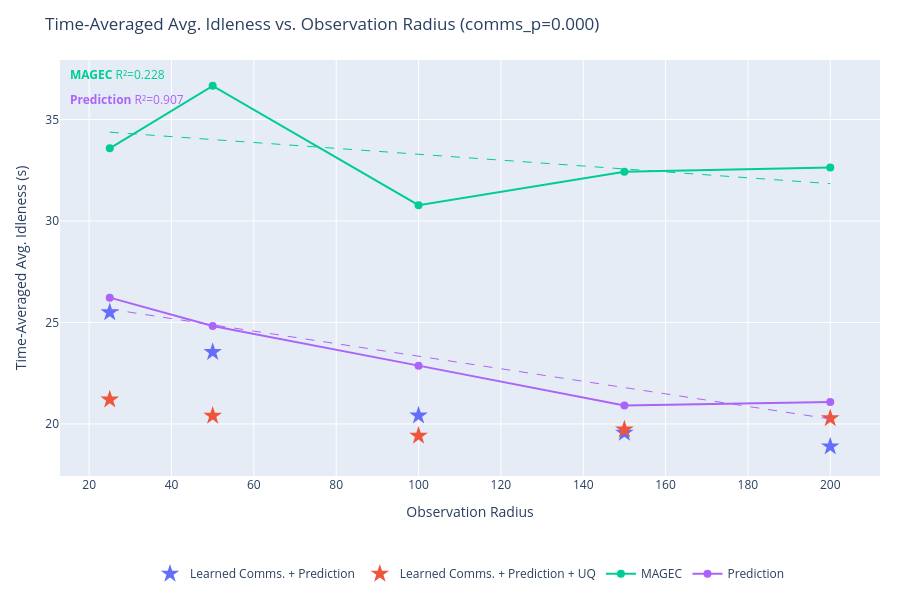
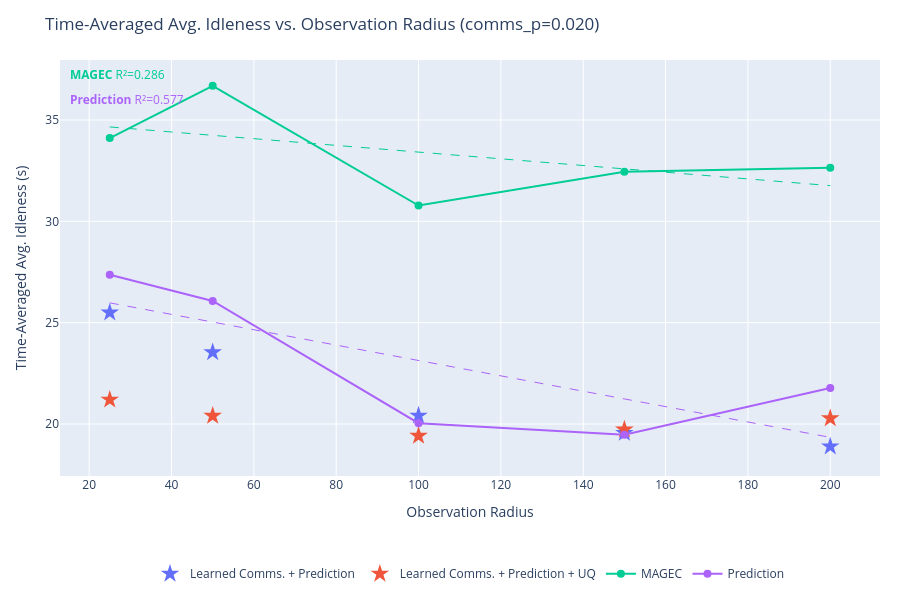
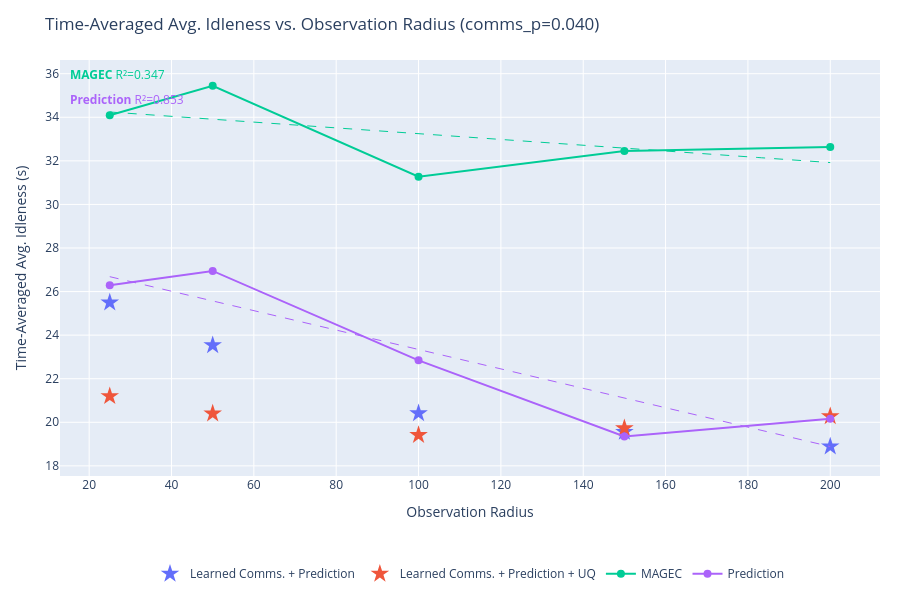
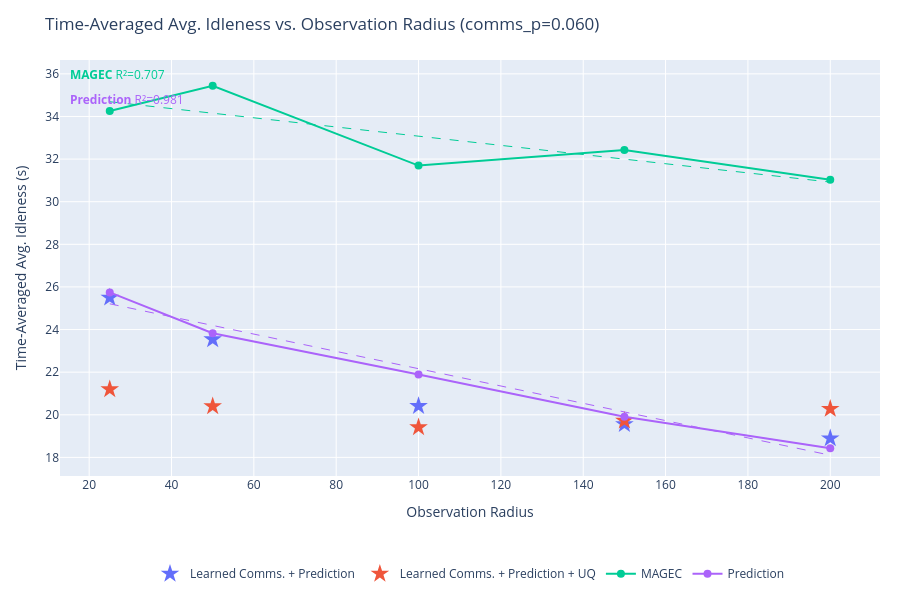

The cell these charts' notebook holds for them, in order:
### Code cell
for comms_p in comms_probabilities:
    fig2 = go.Figure()
    r2_annotations2 = []

    for series in output:
        if SERIES_TO_PLOT is not None and series not in SERIES_TO_PLOT:
            continue

        color = series_colors.get(series, '#888888')
        all_exps_s = list(output[series].keys())

        # Swept experiments for this comms_p: obs_radius_X_comms_Y
        swept = sorted(
            [e for e in all_exps_s if f"_comms_{comms_p:.3f}" in e],
            key=lambda e: float(e.split("obs_radius_")[1].split("_comms_")[0])
        )
        # Fixed (learned comms) experiments: obs_radius_X only (no comms component)
        fixed = sorted(
            [e for e in all_exps_s if not "_comms_" in e],
            key=lambda e: float(e.split("obs_radius_")[1])
        )

        if swept:
            xs = [float(e.split("obs_radius_")[1].split("_comms_")[0]) for e in swept]
            ys = [get_idleness_mean(output[series][e]) for e in swept]

            fig2.add_trace(go.Scatter(
                x=xs,
                y=ys,
                mode='lines+markers',
                name=series,
                line=dict(color=color),
                marker=dict(color=color, size=8),
                legendgroup=series,
                hovertemplate=[
                    f"{series}<br>obs_radius={r:.1f}<br>idleness=%{{y:.4f}}<extra></extra>"
                    for r in xs
                ],
            ))

            # OLS trendline
            if len(xs) >= 2:
                x_trend2, y_trend2, r2_2 = fit_ols_trendline(xs, ys)
                fig2.add_trace(go.Scatter(
                    x=x_trend2,
                    y=y_trend2,
                    mode='lines',
                    name=f"{series} (fit)",
                    line=dict(color=color, dash='dash', width=1),
                    legendgroup=series,
                    showlegend=False,
                    hoverinfo='skip',
                ))
                r2_annotations2.append(
                    dict(
                        text=f"<b>{series}</b> R²={r2_2:.3f}",
                        xref='paper', yref='paper',
                        x=0.01,
                        y=0.99 - len(r2_annotations2) * 0.06,
                        xanchor='left', yanchor='top',
                        showarrow=False,
                        font=dict(color=color, size=12),
                    )
                )

        if fixed:
            xs_f = [float(e.split("obs_radius_")[1]) for e in fixed]
            ys_f = [get_idleness_mean(output[series][e]) for e in fixed]
            fig2.add_trace(go.Scatter(
                x=xs_f,
                y=ys_f,
                mode='markers',
                name=series,
                marker=dict(color=color, size=14, symbol='star'),
                legendgroup=series,
                showlegend=len(swept) == 0,
                hovertemplate=f"{series}<br>obs_radius=%{{x:.1f}}<br>idleness=%{{y:.4f}}<extra></extra>",
            ))

    fig2.update_layout(
        title=f"Time-Averaged Avg. Idleness vs. Observation Radius (comms_p={comms_p:.3f})",
        xaxis_title="Observation Radius",
        yaxis_title="Time-Averaged Avg. Idleness (s)",
        height=600,
        hovermode='closest',
        autosize=True,
        margin=dict(l=60, r=20, t=60, b=120),
        legend=dict(orientation='h', yanchor='top', y=-0.2, xanchor='center', x=0.5),
        annotations=r2_annotations2,
    )
    fig2.show()

### Figure 1 — Plotly figure (JSON) as saved in the notebook; plotly's stock layout.template omitted (floating-point values rounded to 4 significant figures; data arrays with more than 128 entries replaced by an {"elided": "..."} marker saying what was removed)
{"data": [{"hovertemplate": "Learned Comms. + Prediction<br>obs_radius=%{x:.1f}<br>idleness=%{y:.4f}<extra></extra>", "legendgroup": "Learned Comms. + Prediction", "marker": {"color": "#636EFA", "size": 14, "symbol": "star"}, "mode": "markers", "name": "Learned Comms. + Prediction", "showlegend": true, "type": "scatter", "x": [25, 50, 100, 150, 200], "y": [25.5, 23.54, 20.41, 19.56, 18.89]}, {"hovertemplate": "Learned Comms. + Prediction + UQ<br>obs_radius=%{x:.1f}<br>idleness=%{y:.4f}<extra></extra>", "legendgroup": "Learned Comms. + Prediction + UQ", "marker": {"color": "#EF553B", "size": 14, "symbol": "star"}, "mode": "markers", "name": "Learned Comms. + Prediction + UQ", "showlegend": true, "type": "scatter", "x": [25, 50, 100, 150, 200], "y": [21.2, 20.4, 19.41, 19.72, 20.28]}, {"hovertemplate": ["MAGEC<br>obs_radius=25.0<br>idleness=%{y:.4f}<extra></extra>", "MAGEC<br>obs_radius=50.0<br>idleness=%{y:.4f}<extra></extra>", "MAGEC<br>obs_radius=100.0<br>idleness=%{y:.4f}<extra></extra>", "MAGEC<br>obs_radius=150.0<br>idleness=%{y:.4f}<extra></extra>", "MAGEC<br>obs_radius=200.0<br>idleness=%{y:.4f}<extra></extra>"], "legendgroup": "MAGEC", "line": {"color": "#00CC96"}, "marker": {"color": "#00CC96", "size": 8}, "mode": "lines+markers", "name": "MAGEC", "type": "scatter", "x": [25, 50, 100, 150, 200], "y": [33.58, 36.66, 30.78, 32.42, 32.64]}, {"hoverinfo": "skip", "legendgroup": "MAGEC", "line": {"color": "#00CC96", "dash": "dash", "width": 1}, "mode": "lines", "name": "MAGEC (fit)", "showlegend": false, "type": "scatter", "x": {"elided": "200 float values"}, "y": {"elided": "200 float values"}}, {"hovertemplate": ["Prediction<br>obs_radius=25.0<br>idleness=%{y:.4f}<extra></extra>", "Prediction<br>obs_radius=50.0<br>idleness=%{y:.4f}<extra></extra>", "Prediction<br>obs_radius=100.0<br>idleness=%{y:.4f}<extra></extra>", "Prediction<br>obs_radius=150.0<br>idleness=%{y:.4f}<extra></extra>", "Prediction<br>obs_radius=200.0<br>idleness=%{y:.4f}<extra></extra>"], "legendgroup": "Prediction", "line": {"color": "#AB63FA"}, "marker": {"color": "#AB63FA", "size": 8}, "mode": "lines+markers", "name": "Prediction", "type": "scatter", "x": [25, 50, 100, 150, 200], "y": [26.22, 24.82, 22.87, 20.91, 21.08]}, {"hoverinfo": "skip", "legendgroup": "Prediction", "line": {"color": "#AB63FA", "dash": "dash", "width": 1}, "mode": "lines", "name": "Prediction (fit)", "showlegend": false, "type": "scatter", "x": {"elided": "200 float values"}, "y": {"elided": "200 float values"}}], "layout": {"annotations": [{"font": {"color": "#00CC96", "size": 12}, "showarrow": false, "text": "<b>MAGEC</b> R²=0.228", "x": 0.01, "xanchor": "left", "xref": "paper", "y": 0.99, "yanchor": "top", "yref": "paper"}, {"font": {"color": "#AB63FA", "size": 12}, "showarrow": false, "text": "<b>Prediction</b> R²=0.907", "x": 0.01, "xanchor": "left", "xref": "paper", "y": 0.93, "yanchor": "top", "yref": "paper"}], "autosize": true, "height": 600, "hovermode": "closest", "legend": {"orientation": "h", "x": 0.5, "xanchor": "center", "y": -0.2, "yanchor": "top"}, "margin": {"b": 120, "l": 60, "r": 20, "t": 60}, "title": {"text": "Time-Averaged Avg. Idleness vs. Observation Radius (comms_p=0.000)"}, "xaxis": {"title": {"text": "Observation Radius"}}, "yaxis": {"title": {"text": "Time-Averaged Avg. Idleness (s)"}}}}

### Figure 2 — Plotly figure (JSON) as saved in the notebook; plotly's stock layout.template omitted (floating-point values rounded to 4 significant figures; data arrays with more than 128 entries replaced by an {"elided": "..."} marker saying what was removed)
{"data": [{"hovertemplate": "Learned Comms. + Prediction<br>obs_radius=%{x:.1f}<br>idleness=%{y:.4f}<extra></extra>", "legendgroup": "Learned Comms. + Prediction", "marker": {"color": "#636EFA", "size": 14, "symbol": "star"}, "mode": "markers", "name": "Learned Comms. + Prediction", "showlegend": true, "type": "scatter", "x": [25, 50, 100, 150, 200], "y": [25.5, 23.54, 20.41, 19.56, 18.89]}, {"hovertemplate": "Learned Comms. + Prediction + UQ<br>obs_radius=%{x:.1f}<br>idleness=%{y:.4f}<extra></extra>", "legendgroup": "Learned Comms. + Prediction + UQ", "marker": {"color": "#EF553B", "size": 14, "symbol": "star"}, "mode": "markers", "name": "Learned Comms. + Prediction + UQ", "showlegend": true, "type": "scatter", "x": [25, 50, 100, 150, 200], "y": [21.2, 20.4, 19.41, 19.72, 20.28]}, {"hovertemplate": ["MAGEC<br>obs_radius=25.0<br>idleness=%{y:.4f}<extra></extra>", "MAGEC<br>obs_radius=50.0<br>idleness=%{y:.4f}<extra></extra>", "MAGEC<br>obs_radius=100.0<br>idleness=%{y:.4f}<extra></extra>", "MAGEC<br>obs_radius=150.0<br>idleness=%{y:.4f}<extra></extra>", "MAGEC<br>obs_radius=200.0<br>idleness=%{y:.4f}<extra></extra>"], "legendgroup": "MAGEC", "line": {"color": "#00CC96"}, "marker": {"color": "#00CC96", "size": 8}, "mode": "lines+markers", "name": "MAGEC", "type": "scatter", "x": [25, 50, 100, 150, 200], "y": [34.11, 36.69, 30.78, 32.45, 32.64]}, {"hoverinfo": "skip", "legendgroup": "MAGEC", "line": {"color": "#00CC96", "dash": "dash", "width": 1}, "mode": "lines", "name": "MAGEC (fit)", "showlegend": false, "type": "scatter", "x": {"elided": "200 float values"}, "y": {"elided": "200 float values"}}, {"hovertemplate": ["Prediction<br>obs_radius=25.0<br>idleness=%{y:.4f}<extra></extra>", "Prediction<br>obs_radius=50.0<br>idleness=%{y:.4f}<extra></extra>", "Prediction<br>obs_radius=100.0<br>idleness=%{y:.4f}<extra></extra>", "Prediction<br>obs_radius=150.0<br>idleness=%{y:.4f}<extra></extra>", "Prediction<br>obs_radius=200.0<br>idleness=%{y:.4f}<extra></extra>"], "legendgroup": "Prediction", "line": {"color": "#AB63FA"}, "marker": {"color": "#AB63FA", "size": 8}, "mode": "lines+markers", "name": "Prediction", "type": "scatter", "x": [25, 50, 100, 150, 200], "y": [27.36, 26.07, 20.04, 19.47, 21.78]}, {"hoverinfo": "skip", "legendgroup": "Prediction", "line": {"color": "#AB63FA", "dash": "dash", "width": 1}, "mode": "lines", "name": "Prediction (fit)", "showlegend": false, "type": "scatter", "x": {"elided": "200 float values"}, "y": {"elided": "200 float values"}}], "layout": {"annotations": [{"font": {"color": "#00CC96", "size": 12}, "showarrow": false, "text": "<b>MAGEC</b> R²=0.286", "x": 0.01, "xanchor": "left", "xref": "paper", "y": 0.99, "yanchor": "top", "yref": "paper"}, {"font": {"color": "#AB63FA", "size": 12}, "showarrow": false, "text": "<b>Prediction</b> R²=0.577", "x": 0.01, "xanchor": "left", "xref": "paper", "y": 0.93, "yanchor": "top", "yref": "paper"}], "autosize": true, "height": 600, "hovermode": "closest", "legend": {"orientation": "h", "x": 0.5, "xanchor": "center", "y": -0.2, "yanchor": "top"}, "margin": {"b": 120, "l": 60, "r": 20, "t": 60}, "title": {"text": "Time-Averaged Avg. Idleness vs. Observation Radius (comms_p=0.020)"}, "xaxis": {"title": {"text": "Observation Radius"}}, "yaxis": {"title": {"text": "Time-Averaged Avg. Idleness (s)"}}}}

### Figure 3 — Plotly figure (JSON) as saved in the notebook; plotly's stock layout.template omitted (floating-point values rounded to 4 significant figures; data arrays with more than 128 entries replaced by an {"elided": "..."} marker saying what was removed)
{"data": [{"hovertemplate": "Learned Comms. + Prediction<br>obs_radius=%{x:.1f}<br>idleness=%{y:.4f}<extra></extra>", "legendgroup": "Learned Comms. + Prediction", "marker": {"color": "#636EFA", "size": 14, "symbol": "star"}, "mode": "markers", "name": "Learned Comms. + Prediction", "showlegend": true, "type": "scatter", "x": [25, 50, 100, 150, 200], "y": [25.5, 23.54, 20.41, 19.56, 18.89]}, {"hovertemplate": "Learned Comms. + Prediction + UQ<br>obs_radius=%{x:.1f}<br>idleness=%{y:.4f}<extra></extra>", "legendgroup": "Learned Comms. + Prediction + UQ", "marker": {"color": "#EF553B", "size": 14, "symbol": "star"}, "mode": "markers", "name": "Learned Comms. + Prediction + UQ", "showlegend": true, "type": "scatter", "x": [25, 50, 100, 150, 200], "y": [21.2, 20.4, 19.41, 19.72, 20.28]}, {"hovertemplate": ["MAGEC<br>obs_radius=25.0<br>idleness=%{y:.4f}<extra></extra>", "MAGEC<br>obs_radius=50.0<br>idleness=%{y:.4f}<extra></extra>", "MAGEC<br>obs_radius=100.0<br>idleness=%{y:.4f}<extra></extra>", "MAGEC<br>obs_radius=150.0<br>idleness=%{y:.4f}<extra></extra>", "MAGEC<br>obs_radius=200.0<br>idleness=%{y:.4f}<extra></extra>"], "legendgroup": "MAGEC", "line": {"color": "#00CC96"}, "marker": {"color": "#00CC96", "size": 8}, "mode": "lines+markers", "name": "MAGEC", "type": "scatter", "x": [25, 50, 100, 150, 200], "y": [34.09, 35.44, 31.28, 32.45, 32.64]}, {"hoverinfo": "skip", "legendgroup": "MAGEC", "line": {"color": "#00CC96", "dash": "dash", "width": 1}, "mode": "lines", "name": "MAGEC (fit)", "showlegend": false, "type": "scatter", "x": {"elided": "200 float values"}, "y": {"elided": "200 float values"}}, {"hovertemplate": ["Prediction<br>obs_radius=25.0<br>idleness=%{y:.4f}<extra></extra>", "Prediction<br>obs_radius=50.0<br>idleness=%{y:.4f}<extra></extra>", "Prediction<br>obs_radius=100.0<br>idleness=%{y:.4f}<extra></extra>", "Prediction<br>obs_radius=150.0<br>idleness=%{y:.4f}<extra></extra>", "Prediction<br>obs_radius=200.0<br>idleness=%{y:.4f}<extra></extra>"], "legendgroup": "Prediction", "line": {"color": "#AB63FA"}, "marker": {"color": "#AB63FA", "size": 8}, "mode": "lines+markers", "name": "Prediction", "type": "scatter", "x": [25, 50, 100, 150, 200], "y": [26.29, 26.95, 22.84, 19.35, 20.16]}, {"hoverinfo": "skip", "legendgroup": "Prediction", "line": {"color": "#AB63FA", "dash": "dash", "width": 1}, "mode": "lines", "name": "Prediction (fit)", "showlegend": false, "type": "scatter", "x": {"elided": "200 float values"}, "y": {"elided": "200 float values"}}], "layout": {"annotations": [{"font": {"color": "#00CC96", "size": 12}, "showarrow": false, "text": "<b>MAGEC</b> R²=0.347", "x": 0.01, "xanchor": "left", "xref": "paper", "y": 0.99, "yanchor": "top", "yref": "paper"}, {"font": {"color": "#AB63FA", "size": 12}, "showarrow": false, "text": "<b>Prediction</b> R²=0.853", "x": 0.01, "xanchor": "left", "xref": "paper", "y": 0.93, "yanchor": "top", "yref": "paper"}], "autosize": true, "height": 600, "hovermode": "closest", "legend": {"orientation": "h", "x": 0.5, "xanchor": "center", "y": -0.2, "yanchor": "top"}, "margin": {"b": 120, "l": 60, "r": 20, "t": 60}, "title": {"text": "Time-Averaged Avg. Idleness vs. Observation Radius (comms_p=0.040)"}, "xaxis": {"title": {"text": "Observation Radius"}}, "yaxis": {"title": {"text": "Time-Averaged Avg. Idleness (s)"}}}}

### Figure 4 — Plotly figure (JSON) as saved in the notebook; plotly's stock layout.template omitted (floating-point values rounded to 4 significant figures; data arrays with more than 128 entries replaced by an {"elided": "..."} marker saying what was removed)
{"data": [{"hovertemplate": "Learned Comms. + Prediction<br>obs_radius=%{x:.1f}<br>idleness=%{y:.4f}<extra></extra>", "legendgroup": "Learned Comms. + Prediction", "marker": {"color": "#636EFA", "size": 14, "symbol": "star"}, "mode": "markers", "name": "Learned Comms. + Prediction", "showlegend": true, "type": "scatter", "x": [25, 50, 100, 150, 200], "y": [25.5, 23.54, 20.41, 19.56, 18.89]}, {"hovertemplate": "Learned Comms. + Prediction + UQ<br>obs_radius=%{x:.1f}<br>idleness=%{y:.4f}<extra></extra>", "legendgroup": "Learned Comms. + Prediction + UQ", "marker": {"color": "#EF553B", "size": 14, "symbol": "star"}, "mode": "markers", "name": "Learned Comms. + Prediction + UQ", "showlegend": true, "type": "scatter", "x": [25, 50, 100, 150, 200], "y": [21.2, 20.4, 19.41, 19.72, 20.28]}, {"hovertemplate": ["MAGEC<br>obs_radius=25.0<br>idleness=%{y:.4f}<extra></extra>", "MAGEC<br>obs_radius=50.0<br>idleness=%{y:.4f}<extra></extra>", "MAGEC<br>obs_radius=100.0<br>idleness=%{y:.4f}<extra></extra>", "MAGEC<br>obs_radius=150.0<br>idleness=%{y:.4f}<extra></extra>", "MAGEC<br>obs_radius=200.0<br>idleness=%{y:.4f}<extra></extra>"], "legendgroup": "MAGEC", "line": {"color": "#00CC96"}, "marker": {"color": "#00CC96", "size": 8}, "mode": "lines+markers", "name": "MAGEC", "type": "scatter", "x": [25, 50, 100, 150, 200], "y": [34.26, 35.44, 31.7, 32.42, 31.02]}, {"hoverinfo": "skip", "legendgroup": "MAGEC", "line": {"color": "#00CC96", "dash": "dash", "width": 1}, "mode": "lines", "name": "MAGEC (fit)", "showlegend": false, "type": "scatter", "x": {"elided": "200 float values"}, "y": {"elided": "200 float values"}}, {"hovertemplate": ["Prediction<br>obs_radius=25.0<br>idleness=%{y:.4f}<extra></extra>", "Prediction<br>obs_radius=50.0<br>idleness=%{y:.4f}<extra></extra>", "Prediction<br>obs_radius=100.0<br>idleness=%{y:.4f}<extra></extra>", "Prediction<br>obs_radius=150.0<br>idleness=%{y:.4f}<extra></extra>", "Prediction<br>obs_radius=200.0<br>idleness=%{y:.4f}<extra></extra>"], "legendgroup": "Prediction", "line": {"color": "#AB63FA"}, "marker": {"color": "#AB63FA", "size": 8}, "mode": "lines+markers", "name": "Prediction", "type": "scatter", "x": [25, 50, 100, 150, 200], "y": [25.74, 23.83, 21.89, 19.91, 18.43]}, {"hoverinfo": "skip", "legendgroup": "Prediction", "line": {"color": "#AB63FA", "dash": "dash", "width": 1}, "mode": "lines", "name": "Prediction (fit)", "showlegend": false, "type": "scatter", "x": {"elided": "200 float values"}, "y": {"elided": "200 float values"}}], "layout": {"annotations": [{"font": {"color": "#00CC96", "size": 12}, "showarrow": false, "text": "<b>MAGEC</b> R²=0.707", "x": 0.01, "xanchor": "left", "xref": "paper", "y": 0.99, "yanchor": "top", "yref": "paper"}, {"font": {"color": "#AB63FA", "size": 12}, "showarrow": false, "text": "<b>Prediction</b> R²=0.981", "x": 0.01, "xanchor": "left", "xref": "paper", "y": 0.93, "yanchor": "top", "yref": "paper"}], "autosize": true, "height": 600, "hovermode": "closest", "legend": {"orientation": "h", "x": 0.5, "xanchor": "center", "y": -0.2, "yanchor": "top"}, "margin": {"b": 120, "l": 60, "r": 20, "t": 60}, "title": {"text": "Time-Averaged Avg. Idleness vs. Observation Radius (comms_p=0.060)"}, "xaxis": {"title": {"text": "Observation Radius"}}, "yaxis": {"title": {"text": "Time-Averaged Avg. Idleness (s)"}}}}
